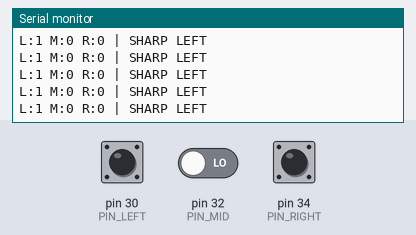
This sketch was run on a simulated Arduino Mega 2560, built with avr-gcc and run on an emulated ATmega2560. Shown: the last lines printed to the serial monitor. Inputs (shaded band) come from the test bench; at power-on: pin 30 (PIN_LEFT) HIGH, pin 32 (PIN_MID) LOW, pin 34 (PIN_RIGHT) LOW.

Above: at 1.2 s.
1.3 s: pin 30 (PIN_LEFT) pulled LOW for 0.15 s
At 1.31 s:
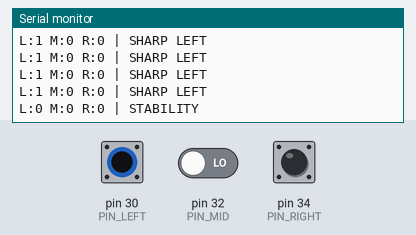
2.9 s: pin 32 (PIN_MID) driven HIGH
At 2.92 s:
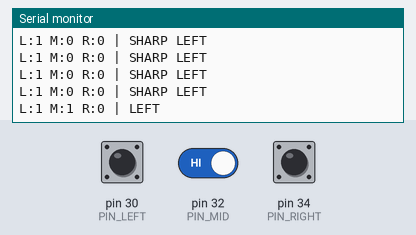
4.8 s: pin 30 (PIN_LEFT) pulled LOW for 1 s
At 4.83 s:
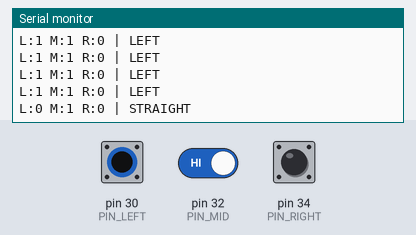
7.3 s: pin 34 (PIN_RIGHT) pulled HIGH for 0.15 s
At 7.34 s:
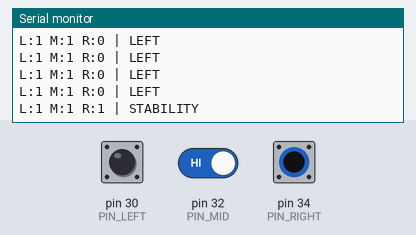
8.9 s: pin 30 (PIN_LEFT) driven LOW and pin 34 (PIN_RIGHT) driven HIGH
At 8.94 s:
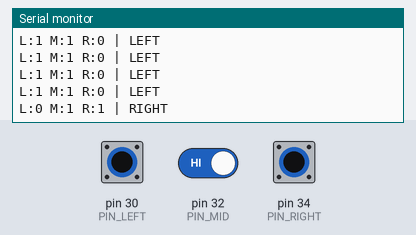
10.8 s: pin 32 (PIN_MID) driven LOW
At 10.85 s:
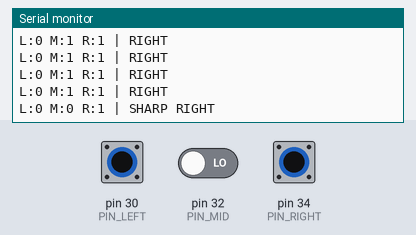

Measured:
- after the input at 1.3 s, the serial monitor: prints a new line at once (image 1)
- after the input at 2.9 s, the serial monitor: prints a new line at once (image 2)
- after the input at 4.8 s, the serial monitor: prints a new line at once (image 3)
- after the input at 7.3 s, the serial monitor: prints a new line at once (image 4)
- after the input at 8.9 s, the serial monitor: prints a new line at once (image 5)
- after the input at 10.8 s, the serial monitor: prints a new line after 0.05 s (image 6)

The sketch:

ir_test.ino
```cpp
// IR line sensor check (24 Jun 2026). Mega pins 30 / 32 / 34, sensors on 5V.
#define PIN_LEFT  30
#define PIN_MID   32
#define PIN_RIGHT 34

void setup() {
  Serial.begin(115200);
  pinMode(PIN_LEFT,  INPUT);
  pinMode(PIN_MID,   INPUT);
  pinMode(PIN_RIGHT, INPUT);
  Serial.println("IR Test ready - place over black line");
}

void loop() {
  bool L = digitalRead(PIN_LEFT);
  bool M = digitalRead(PIN_MID);
  bool R = digitalRead(PIN_RIGHT);

  Serial.print("L:");  Serial.print(L);
  Serial.print(" M:"); Serial.print(M);
  Serial.print(" R:"); Serial.print(R);
  Serial.print(" | ");

  if      (!L &&  M && !R) Serial.println("STRAIGHT");
  else if ( L &&  M && !R) Serial.println("LEFT");
  else if (!L &&  M &&  R) Serial.println("RIGHT");
  else if ( L && !M && !R) Serial.println("SHARP LEFT");
  else if (!L && !M &&  R) Serial.println("SHARP RIGHT");
  else                     Serial.println("STABILITY");

  delay(100);
}
```
